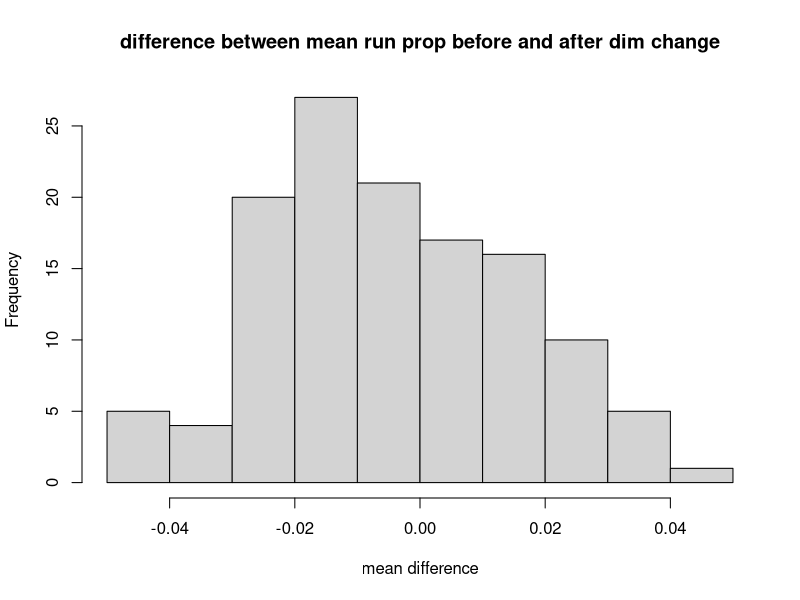
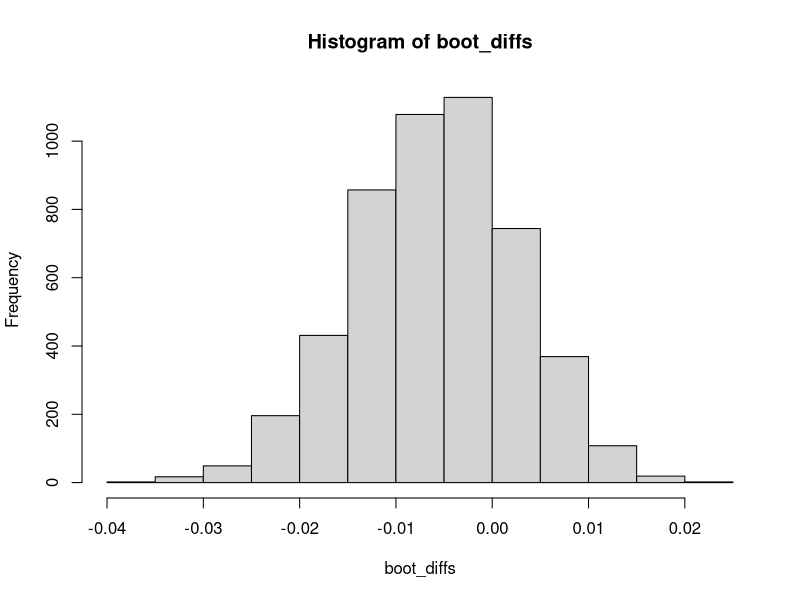

These charts were generated, in order, by the following R code:
library(boot)
library(tidyverse)
library(coin)
library(gtools)
library(randomForest)


# make sure you're in bsa-research repo
run_pct <- read_csv("data/run_pct.csv")
hr_pct <- read_csv("data/hr_pct.csv")


# permutation tests for diff in props before and after dimension changes
# assumption of exchangeability should be satisfied



# function to extract test statistic from a permuted dataframe
# test statistic is mean difference between run props before and after dim change
extract_stat <- function(x) {
  before <- filter(x, flag == "before")$run_percent
  after <- filter(x, flag == "after")$run_percent
  stat <- mean(after) - mean(before)
  stat
}
##################################################################################################
#
# Houston Astros
#
##################################################################################################
astros <- run_pct %>% filter(team == "HOU", location == "home")
astros$flag <- factor(astros$flag, levels = c("before", "after"))

# one way permutation test from coin package for proportion of runs scored at home for Astros 
# and wilcox test
oneway_test(run_percent ~ flag, data = astros, distribution = "exact")
wilcox_test(run_percent ~ flag, data = astros, distribution = "exact")



# manually permute data to see if it matches above results and to generate a plot
n <- choose(9, 5) # number of permutations of astros data
perms <- list()
index <- 0
while(length(perms) != n) {
  index <- index + 1
  
  # generate new possible permutation
  possible_perm <- data.frame("run_percent" = sample(astros$run_percent), "flag" = astros$flag)
  
  # special condition when list is empty
  if(length(perms) == 0) { 
    perms[[index]] <- possible_perm
  } 
  else {
    
    # check if possible df is equal to any other current dfs in output list
    for(i in 1:length(perms)) {
      if(identical(possible_perm, perms[[i]])) break 
      if(i == length(perms)) perms[[i + 1]] <- possible_perm
    }
  }
}

# above loop is probably not correct, empirical p-value is not the same as pval from coin tests

# distribution of all mean differences from permutation test
perm_dist <- sapply(perms, extract_stat)
hist(perm_dist, xlab = "mean difference", main = 
       "difference between mean run prop before and after dim change")

# empirical p-value
mean(sapply(perms, extract_stat) >= 0.02008508)


###################################################################################################
#
# nonparametric bootstrapping for all teams (run_pct)
#
###################################################################################################

# find sample sizes of before group and after group
before_n <- nrow(filter(run_pct, flag == "before", location == "home"))
after_n <- nrow(filter(run_pct, flag == "after", location == "home"))

set.seed(123)
bootstrap_all <- function(data) {
  before <- filter(data, flag == "before", location == "home")
  after <- filter(data, flag == "after", location == "home")
  before_i <- sample(before_n, replace = TRUE)
  after_i <- sample(after_n, replace = TRUE)
  before <- before[before_i, ]
  after <- after[after_i, ]
  output <- list("before" = before$run_percent, "after" = after$run_percent)
  output
}

boot_diffs <- replicate(5000, mean(bootstrap_all(run_pct)[["after"]]) - 
                              mean(bootstrap_all(run_pct)[["before"]]))

hist(boot_diffs)
summary(boot_diffs)

# empirical pval
crit_val <- mean(filter(run_pct, flag == "after", location == "home")$run_percent) - 
            mean(filter(run_pct, flag == "before", location == "home")$run_percent)
mean(boot_diffs >= crit_val)



###################################################################################################
#
# random forest model to predict the proportion of runs scored at home
#
###################################################################################################


dims <- read_csv("data/ballpark_dims2.csv")

# only want home data for run_pct
# run_pct <- filter(run_pct, location == "home")

# change full team names to abbreviations in dims to be consistent with rates
dims$team <- dplyr::recode(dims$team, "Houston Astros" = "HOU")
dims$team <- dplyr::recode(dims$team, "Miami Marlins" = "MIA")
dims$team <- dplyr::recode(dims$team, "San Diego Padres" = "SDP")
dims$team <- dplyr::recode(dims$team, "Seattle Mariners" = "SEA")
dims$team <- dplyr::recode(dims$team, "Atlanta Braves" = "ATL")
dims$team <- dplyr::recode(dims$team, "Minnesota Twins" = "MIN")
run_pct$team <- dplyr::recode(run_pct$team, "FLA" = "MIA")


# convert years col of dims to datetime objects, append dim info to run_pct df
# need to append dims of correct year to run_pct df
dims <- dims[-5, ] # remove miami's most recent change because there's no data available 
dims$years[c(1, 3, 5, 7, 9, 11)] <- "before"
dims$years[c(2, 4, 6, 8, 10, 12)] <- "after"
dims <- dims[, -2]

# merge dims and run_pct
merged <- merge(run_pct, dims, by.x = c("team", "flag"), by.y = c("team", "years"))


model <- randomForest(run_percent ~ team + flag + left + left_center + center + right_center +
                        right + deepest, data = merged)
